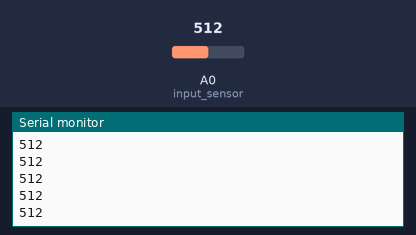
Simulated run of this sketch. Board: Arduino Uno, built with avr-gcc and run on an emulated ATmega328P. Shown: the last lines printed to the serial monitor. The inputs (shaded band) are chosen by the test bench; at power-on: A0 (input_sensor) = 512.

Above: at 1.2 s.
1.3 s: A0 (input_sensor) set to 716
At 1.31 s:
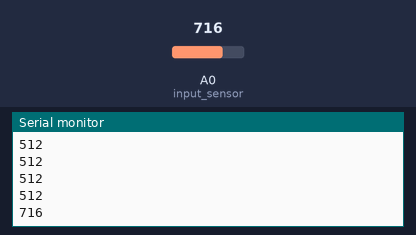
2.8 s: A0 (input_sensor) set to 900
At 2.82 s:
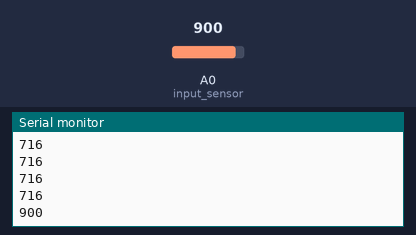
Timing chart, 0 to 5.8 s (numbered marks = the images above; inputs shaded):
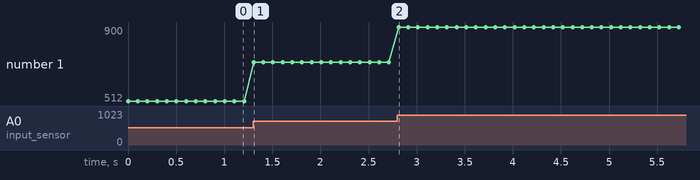

Measured:
- after the input at 1.3 s, the serial monitor: prints a new line at once (image 1)
- after the input at 2.8 s, the serial monitor: prints a new line at once (image 2)
- plotted number 1: 512 → 716 after the input at 1.3 s, 716 → 900 after the input at 2.8 s

The sketch:

serakura.ino
```cpp
const int input_sensor = A0; // nama lain dari A0 yaitu input_sensor
//const int output_pwm = 2; // nama lain dari 2 yaitu output_pwm

//nilai default variabel data
int hasil_sensor = 00;
//int nilai_pwm = 00;
float voltageOut= 00;
float voltage= 00;
float Veronica=00;
float vegapunk=00;

void setup() {
  // inisialisasi komunikasi serial pada 960bps
  Serial.begin(115200);
}

void loop() {
  hasil_sensor = analogRead(input_sensor); // Prosedur pembacaan analog pin
  // mapping pembacaan resolusi sensor
  //nilai_pwm = map(hasil_sensor, 00, 1023, 00, 255);
  // mengubah nilai analog out
  //analogWrite(output_pwm, nilai_pwm);
 voltageOut = (hasil_sensor )/ 1023.00*5.00 ;
 Veronica=voltageOut/sqrt(2);
 voltage = (voltageOut+1.78)/0.01;
 vegapunk=Veronica/0.01;
  // Mencetak hasil ke monitor serial:
  //Serial.print("sensor = " );
  //Serial.print(hasil_sensor);
  //Serial.print("output = ");
  //Serial.println(nilai_pwm);
  //Serial.print("Voltage ADC = ");
  //Serial.println(voltageOut);
  //Serial.print("Voltage = ");
  //Serial.println(voltage);
  Serial.println(hasil_sensor);
  delay(100);  //jeda 2ms
}
```
